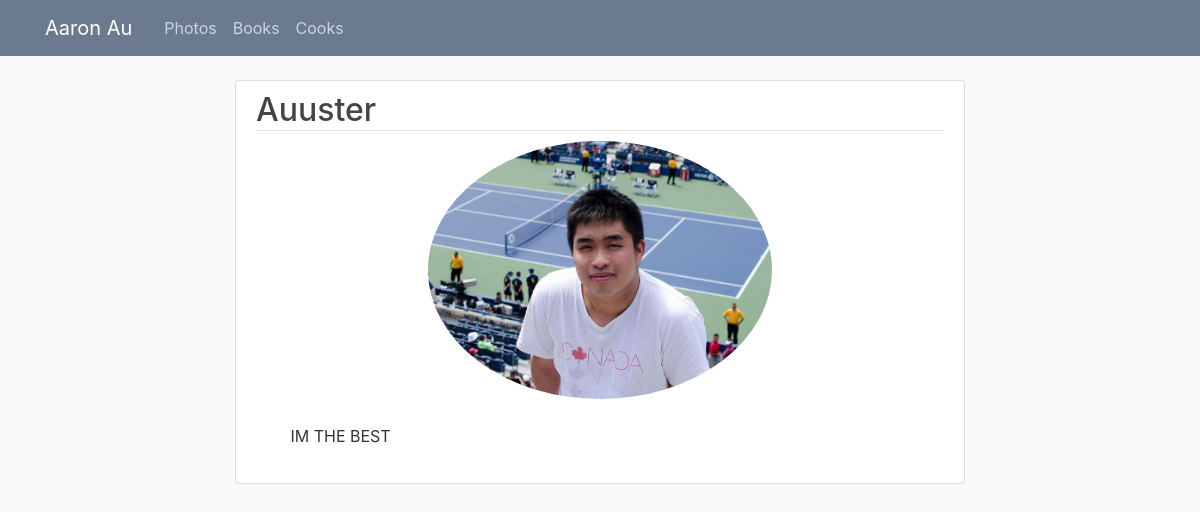
Page /profile/1/ on the committed database.
### users/models.py (models this page shows, shortened)
class Profile(models.Model):
	user = models.OneToOneField(User, on_delete=models.CASCADE)
	image = models.ImageField(default='default.png', upload_to='profile')
	intro = models.TextField(blank=True)

### users/views.py (the view)
# urls.py: path('<int:pk>/', ProfileDetailView.as_view(), name='profile-detail'),
class ProfileDetailView(DetailView):
	model = Profile
	template_name= 'users/detail.html'
	def get_context_data(self, **kwargs):
			context=super().get_context_data(**kwargs)
			context['page'] = User.objects.filter(profile=self.kwargs['pk']).first().username
			context['css'] = 'users/main.css'
			context['user'] = User.objects.filter(profile=self.kwargs['pk']).first()
			return context

### users/templates/users/detail.html
{% extends "base.html" %}
{% block content %}
  <article class="media content-section">
    <div class="media-body">
      <div style="position:relative; text-align:left;" class="article-metadata">
        <h2 style="display:inline;">{{ user.username }}</h2>
      </div>
      <div class="profile-pic"><img class ="image" src="{{ object.image.url}}" alt="{{ user.username }}"> </div>
      <div class="intro">{{ object.intro|safe }}</div>
    </div>
  </article>
{% endblock content %}

### static/static/static/base.css (style rules this page uses)
body { background: #fafafa; color: #333333; margin-top: 5rem; }
h1, h2, h3, h4, h5, h6 { color: #444444; }
.content-section { background: #ffffff; padding: 10px 20px; border: 1px solid #dddddd; border-radius: 3px; margin-bottom: 20px; }
.article-metadata { padding-bottom: 1px; margin-bottom: 4px; border-bottom: 1px solid #e3e3e3; text-align: left; }

### users/static/users/main.css (style rules this page uses)
.image { width:50%; overflow: hidden; border-radius: 50%; display: block; margin: 10px auto; }
.intro { text-align: justify; max-width: 90%; margin: 25px auto; }

### rows in the picture
Profile: image (picture), intro "IM THE BEST"

### other values in the picture
{{ user.username }} "Auuster"
